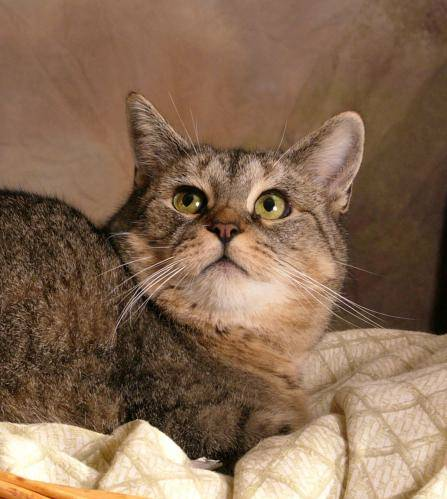
#> input picture picture/train/cat.11292.jpg, 447 x 499 px; its folder holds 4 pictures in this run
$ python data_deal.py
#> lines starting #> are read from the running program, lines starting #| are printed output that depends on the picture
import cv2 as cv
import os
import numpy as np
import random
import pickle
import time

start_time=time.time()

data_dir='./picture'
batch_save_path='./batch_files'

# 创建batch文件存储的文件夹

os.makedirs(batch_save_path, exist_ok=True)

# 图片统一大小：100 * 100
# 训练集 20000：100个batch文件，每个文件200张图片
# 验证集 5000： 一个测试文件，测试时 50张 x 100 批次

# 进入图片数据的目录，读取图片信息
all_data_files = os.listdir(os.path.join(data_dir, 'train/'))

# 打散数据的顺序
random.shuffle(all_data_files)


all_train_files = all_data_files[:20000]
all_test_files = all_data_files[20000:]


train_data = []
train_label = []
train_filenames = []

test_data = []
test_label = []
test_filenames = []


# 训练集
for each in all_train_files:
    img = cv.imread(os.path.join(data_dir,'train/',each),1)
#> img is the input picture: shape (499, 447, 3); mean B, G, R 84.1, 107.3, 135.4
    resized_img = cv.resize(img, (100,100))
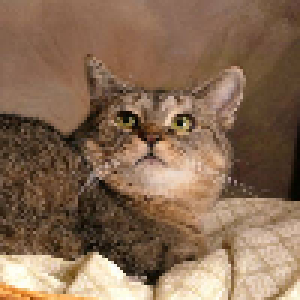
#> resized_img: shape (100, 100, 3) (shown 3 times larger); mean B, G, R 83.9, 107.2, 135.3

    img_data = np.array(resized_img)
    train_data.append(img_data)
    if 'cat' in each:
        train_label.append(0)
    elif 'dog' in each:
        train_label.append(1)
    else:
        raise Exception('%s is wrong train file'%(each))
    train_filenames.append(each)
#> pass 2 of the loop `for each in all_train_files:`:
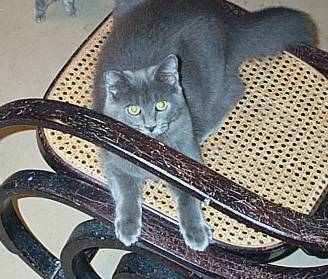
#> input picture picture/train/cat.10294.jpg, 328 x 279 px
#> img is the input picture: shape (279, 328, 3); mean B, G, R 118.2, 120.5, 121.7
#> `resized_img = cv.resize(img, (100,100))`:
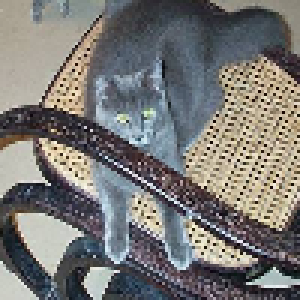
#> resized_img: shape (100, 100, 3) (shown 3 times larger); mean B, G, R 117.9, 120.2, 121.4
#> pass 3 of the loop `for each in all_train_files:`:
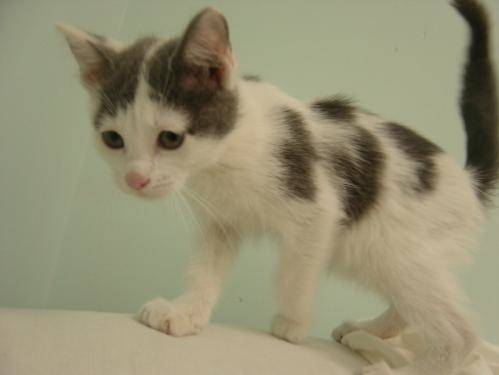
#> input picture picture/train/cat.10535.jpg, 499 x 375 px
#> img is the input picture: shape (375, 499, 3); mean B, G, R 114.9, 143.3, 148.6
#> `resized_img = cv.resize(img, (100,100))`:
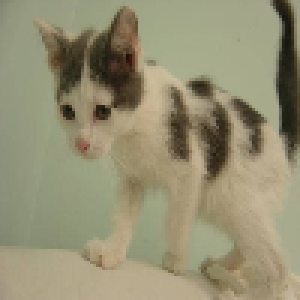
#> resized_img: shape (100, 100, 3) (shown 3 times larger); mean B, G, R 114.9, 143.2, 148.5
#> the loop made 4 passes; the first 3 are shown

# 测试集
for each in all_test_files:
    img = cv.imread(os.path.join(data_dir,'train/',each), 1)
    resized_img = cv.resize(img, (100,100))

    img_data = np.array(resized_img)
    test_data.append(img_data)
    if 'cat' in each:
        test_label.append(0)
    elif 'dog' in each:
        test_label.append(1)
    else:
        raise Exception('%s is wrong test file'%(each))
    test_filenames.append(each)

print(len(train_data), len(test_data))

# 制作100个batch文件
start = 0
#> start = 0
end = 200

for num in range(1, 101):
    batch_data = train_data[start: end]
    batch_label = train_label[start: end]
    batch_filenames = train_filenames[start: end]
    batch_name = 'training batch {} of 15'.format(num)

    all_data = {
        'data':batch_data,
        'label':batch_label,
        'filenames':batch_filenames,
        'name':batch_name
    }

    with open(os.path.join(batch_save_path, 'train_batch_{}'.format(num)), 'wb') as f:
        pickle.dump(all_data, f)

    start += 200
    end += 200
#> this loop made 100 passes
#> start on passes 1 to 12: 200, 400, 600, 800, 1000, 1200, 1400, 1600, 1800, 2000, 2200, 2400

# 制作测试文件
all_test_data = {
    'data':test_data,
    'label':test_label,
    'filenames':test_filenames,
    'name':'test batch 1 of 1'
}

with open(os.path.join(batch_save_path, 'test_batch'), 'wb') as f:
    pickle.dump(all_test_data, f)
end_time = time.time()
print('制作结束, 用时{}秒'.format(end_time - start_time))
